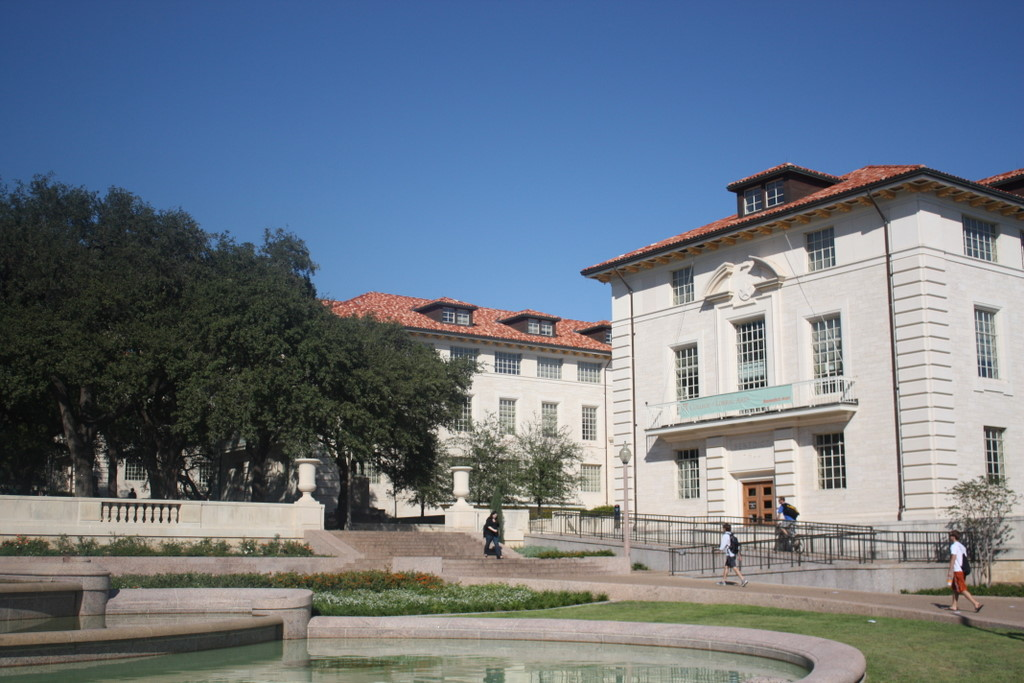
#> input picture image_stitching/uttower_right.jpg, 1024 x 683 px
$ python example_points.py
#> lines starting #> are read from the running program, lines starting #| are printed output that depends on the picture
import numpy as np
import cv2


img1 = cv2.imread('uttower_right.jpg',0) # queryImage
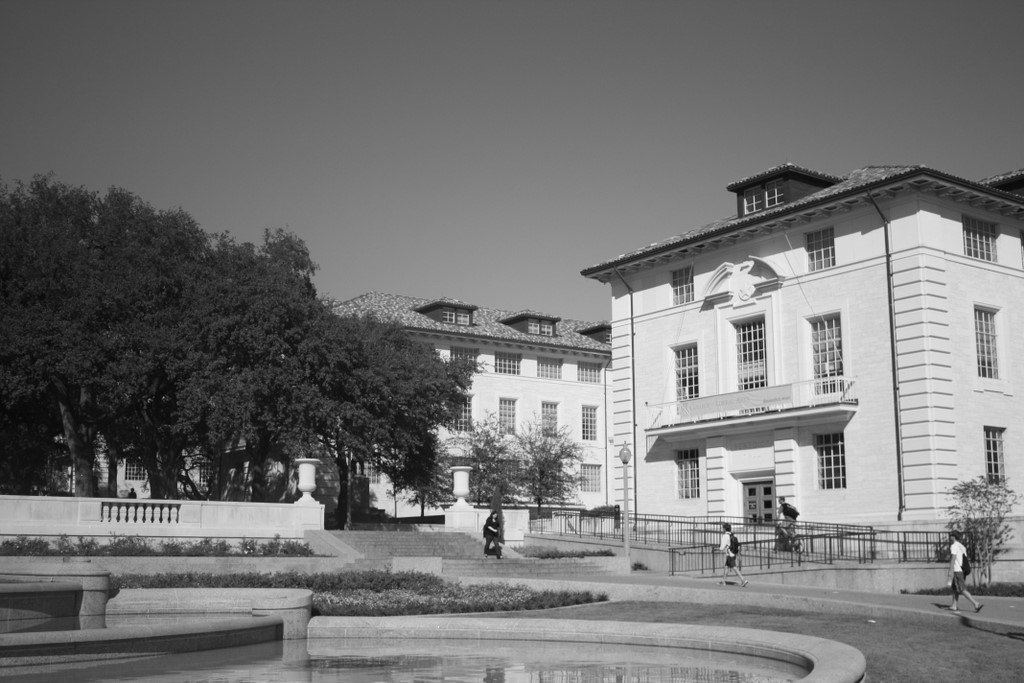
#> img1: shape (683, 1024); min 3, max 255, mean 117
img2 = cv2.imread('large2_uttower_left.jpg',0) # trainImage
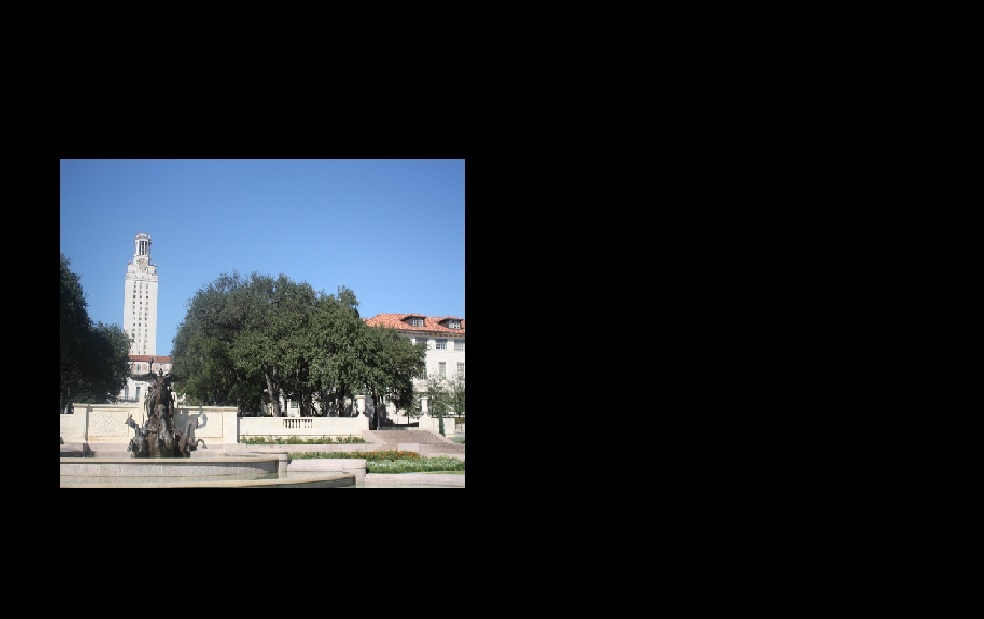
#> input picture image_stitching/large2_uttower_left.jpg, 984 x 619 px
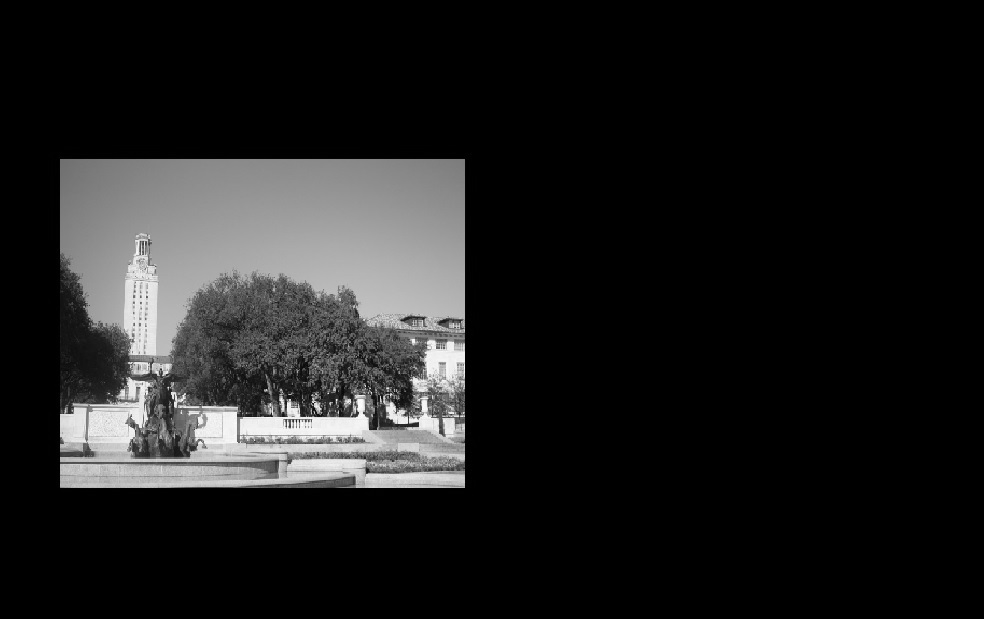
#> img2: shape (619, 984); min 0, max 255, mean 30

detector = cv2.AKAZE_create()

# find the keypoints and descriptors with SIFT
kp1, des1 = detector.detectAndCompute(img1, None)
#> kp1 = 2237 keypoints; strongest (x, y, size): (957, 548, 8.1), (439, 520, 8.1), (792, 513, 8.1), (444, 354, 8.1)
kp2, des2 = detector.detectAndCompute(img2, None)
#> kp2 = 816 keypoints; strongest (x, y, size): (457, 479, 11.4), (445, 363, 32.3), (446, 360, 22.8), (379, 421, 16.1)

# create BFMatcher object
bf = cv2.BFMatcher(cv2.NORM_HAMMING, crossCheck=True)

# Match descriptors.
matches = bf.match(des1,des2)
#> matches = 369 matches

# Sort them in the order of their distance.
matches = sorted(matches, key = lambda x:x.distance)
print(matches)
#> (printed output is left out)

src_pts = np.float32([ kp1[matches[m].queryIdx].pt for m in range(0, 20) ]).reshape(-1,1,2)
#> src_pts = 20 rows, first 8: [451.7, 417.5], [279.5, 490.4], [215.1, 487.3], [461.9, 400.7], [475.5, 412.8], [119.1, 200], [290.7, 252.2], [328.2, 287.6]
dst_pts = np.float32([ kp2[matches[m].trainIdx].pt for m in range(0, 20) ]).reshape(-1,1,2)
#> dst_pts = 20 rows, first 8: [419.8, 373], [348.7, 411.4], [324.2, 412.5], [421.1, 364.3], [429.2, 369.8], [282.3, 280.1], [347.9, 296.9], [366.9, 314.4]
print(src_pts)
print(dst_pts)

cv2.imshow('half', img1)
cv2.imshow('long', img2)

cv2.waitKey(0)
cv2.destroyAllWindows()
